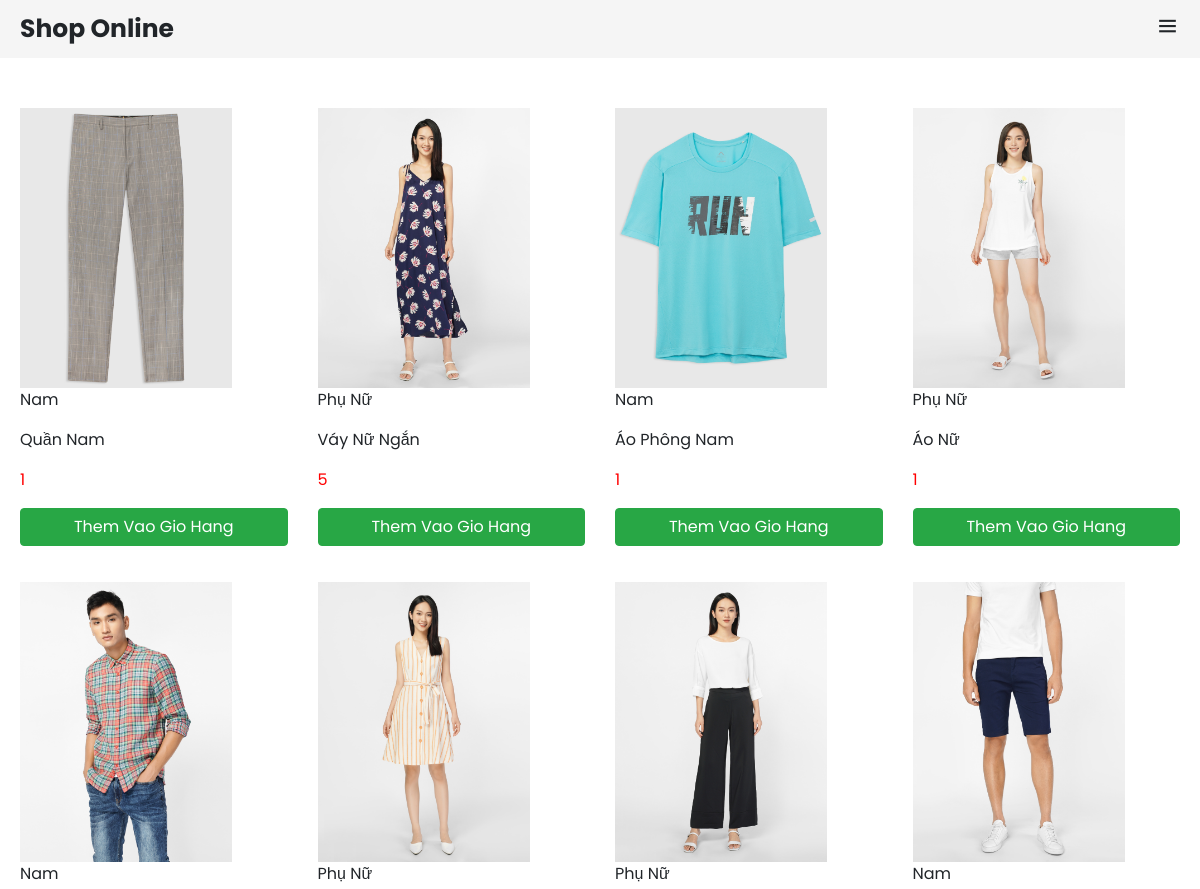
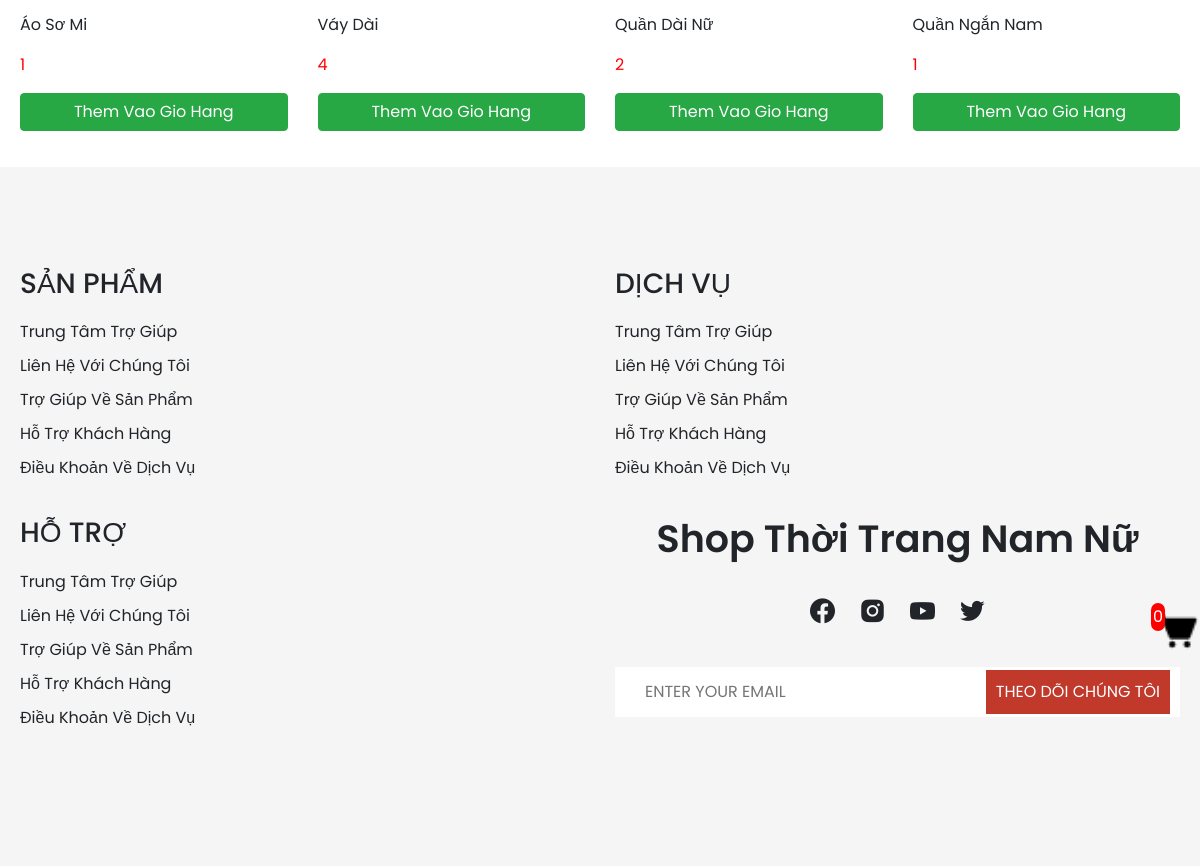
The app's page /category.php with its own data (2 pictures, top to bottom).
### tables this page shows
CREATE TABLE `product` (
  `id` int(11) NOT NULL,
  `category_id` int(11) DEFAULT NULL,
  `title` varchar(250) DEFAULT NULL,
  `price` int(11) DEFAULT NULL,
  `discount` int(11) DEFAULT NULL,
  `thumbnail` varchar(500) DEFAULT NULL,
  `description` longtext DEFAULT NULL,
  `created_at` datetime DEFAULT NULL,
  `updated_at` datetime DEFAULT NULL,
  `deleted` int(11) DEFAULT NULL
);

CREATE TABLE `category` (
  `id` int(11) NOT NULL,
  `name` varchar(100) DEFAULT NULL
);

### database/dbhelper.php (called while the page is built, shortened)
<?php
function executeResult($sql,$isSingle = false){
	$data = null;
	$conn = mysqli_connect(HOST,USERNAME,PASSWORD,DATABASE);
	mysqli_set_charset($conn,'utf8');
	$resultset = mysqli_query($conn,$sql);
	if($isSingle){
		$data = mysqli_fetch_array($resultset,1);
	}else{
		$data = [];
		while(($row = mysqli_fetch_array($resultset,1)) != null){
			$data[] = $row;
		}
	}
	return $data;
}

### category.php (the view)
<?php
require_once('layouts/header.php');
$category_id = getGet('id');
if($category_id == null || $category_id == ''){
   $sql = "select product.*, category.name as category_name from product left join category on product.category_id = category.id order by product.updated_at desc limit 0,8";
    $lastestItems = executeResult($sql);
}else{
 $sql = "select product.*, category.name as category_name from product left join category on product.category_id = category.id where product.category_id = $category_id order by product.updated_at desc limit 0,8";
    $lastestItems = executeResult($sql);
}
?>
<div class="container">
<div class="row" style="margin-top: 50px;">
	<?php
	foreach($lastestItems as $item){
		echo '
		<div class="col-md-3 col-6 product-item">
	     <a href="detail.php?id='.$item['id'].'"><img src="'.$item['thumbnail'].'" style="width:100%;height:280px"></a>
      	<p>'.$item['category_name'].'</p>
      	<p>'.$item['title'].'</p>
     	<p style="color: red">'.number_format($item['discount']).'</p>
      <p><button class="btn btn-success" onclick="addCart('.$item['id'].',1)" style="width:100%">Them Vao Gio Hang</button>
      </p>
        </div>';
	}
	?>
</div>
</div>
<?php
require_once('layouts/footer.php');
 ?>

### layouts/header.php (shortened to what this page needs)
<?php
    require_once('utils\utility.php');
    require_once('database\dbhelper.php');
    $sql = "select product.*, category.name as category_name from product left join category on product.category_id = category.id order by product.updated_at desc limit 0,8";
    $lastestItems = executeResult($sql);
  ?>
<!DOCTYPE html>
<html>
<head>
  <link rel="stylesheet" href="https://cdn.jsdelivr.net/npm/bootstrap@4.3.1/dist/css/bootstrap.min.css">
  <link rel="stylesheet" href="https://cdn.jsdelivr.net/npm/bootstrap-icons@1.6.1/font/bootstrap-icons.css">
    <link href='https://unpkg.com/boxicons@2.0.7/css/boxicons.min.css' rel='stylesheet'>
    <link rel="stylesheet" href="./assets/css/grid.css">
    <link rel="stylesheet" href="./assets/css/app.css">
</head>
<body>
    <header>
        <div class="mobile-menu bg-second">
            <a href="#" class="mb-logo">Shop Online</a>
            <span class="mb-menu-toggle" id="mb-menu-toggle">
                <i class='bx bx-menu'></i>
            </span>
        </div>
    </header>

### layouts/footer.php (shortened to what this page needs)
<footer class="bg-second">
        <div class="container">
            <div class="row">
                <div class="col-3 col-md-6">
                    <h3 class="footer-head">Sản Phẩm</h3>
                    <ul class="menu">
                        <li><a href="#">Trung tâm trợ giúp</a></li>
                        <li><a href="#">Liên hệ với chúng tôi</a></li>
                        <li><a href="#">Trợ giúp về sản phẩm</a></li>
                        <li><a href="#">Hỗ trợ khách hàng</a></li>
                        <li><a href="#">Điều khoản về dịch vụ</a></li>
                    </ul>
                </div>
                <div class="col-3 col-md-6">
                    <h3 class="footer-head">Dịch Vụ</h3>
                    <ul class="menu">
                        <li><a href="#">Trung tâm trợ giúp</a></li>
                        <li><a href="#">Liên hệ với chúng tôi</a></li>
                        <li><a href="#">Trợ giúp về sản phẩm</a></li>
                        <li><a href="#">Hỗ trợ khách hàng</a></li>
                        <li><a href="#">Điều khoản về dịch vụ</a></li>
                    </ul>
                </div>
                <div class="col-3 col-md-6">
                    <h3 class="footer-head">Hỗ Trợ</h3>
                    <ul class="menu">
                        <li><a href="#">Trung tâm trợ giúp</a></li>
                        <li><a href="#">Liên hệ với chúng tôi</a></li>
                        <li><a href="#">Trợ giúp về sản phẩm</a></li>
                        <li><a href="#">Hỗ trợ khách hàng</a></li>
                        <li><a href="#">Điều khoản về dịch vụ</a></li>
                    </ul>
                </div>
                <div class="col-3 col-md-6 col-sm-12">
                    <div class="contact">
                        <h3 class="contact-header">
                            Shop Thời Trang Nam Nữ
                        </h3>
                        <ul class="contact-socials">
                            <li><a href="#">
                                    <i class='bx bxl-facebook-circle'></i>
                                </a></li>
                            <li><a href="#">
                                    <i class='bx bxl-instagram-alt'></i>
                                </a></li>
                            <li><a href="#">
                                    <i class='bx bxl-youtube'></i>
                                </a></li>
                            <li><a href="#">
                                    <i class='bx bxl-twitter'></i>
                                </a></li>
                        </ul>
                    </div>
                    <div class="subscribe">
                        <input type="email" placeholder="ENTER YOUR EMAIL">
                        <button>Theo Dõi Chúng Tôi</button>
                    </div>
                </div>
            </div>
        </div>
    </footer>
<?php
$count = 0;
?>
<span class="cart_icon">
    <span class="cart_count"><?=$count?></span>
    <a href="cart.php" ><img/></a>
</span>
</body>
</html>

### assets/css/grid.css (style rules this page uses)
.row { display: flex; flex-wrap: wrap; margin: 0 -15px; }
[class*="col-"] { padding: 0 15px; margin-bottom: 20px; }
.col-3 { width: 25%; }
.col-6 { width: 50%; }
@media only screen and (max-width: 1280px) { .col-md-3 { width: 25%; } }
@media only screen and (max-width: 1280px) { .col-md-6 { width: 50%; } }

### assets/css/app.css (style rules this page uses)
:root { --main-bg-color: #fff; --second-bg-color: #f5f5f5; --third-bg-color: #e3e3e3; --grey: #4b4b4b; --black: #000; --red: #c0392b; --top-header-size: 30px; --mid-header-size: 80px; --bottom-header-size: 45px; --btn-bg: #000; --btn-border-color: #000; --btn-color: #fff; }
* { padding: 0; margin: 0; box-sizing: border-box; -webkit-tap-highlight-color: transparent; }
body { font-family: "Poppins", sans-serif; overflow-x: hidden; position: relative; background-color: var(--main-bg-color); overflow-x: hidden; }
button { cursor: pointer; }
a { display: inline-block; text-decoration: none; color: unset; }
li { list-style-type: none; }
img { max-width: 100%; }
.container { max-width: 1366px; margin: auto; padding: 0 20px; position: relative; }
.bg-second { background-color: var(--second-bg-color); }
.mobile-menu { align-items: center; justify-content: space-between; padding: 10px 20px; display: none; }
.mb-logo { font-size: 25px; font-weight: 700; }
footer { padding: 100px 0; }
.footer-head { margin-bottom: 20px; text-transform: uppercase; }
footer ul li { margin-bottom: 10px; }
.contact-header { text-align: center; font-weight: 600; margin-bottom: 30px; font-size: 38px; }
.contact-socials { display: flex; justify-content: center; }
.contact-socials a { font-size: 30px; margin: 0 10px; }
.menu li a { text-transform: capitalize; transition: transform 0.3s ease-in-out; }
.subscribe { position: relative; margin-top: 20px; }
.subscribe input { width: 100%; height: 50px; outline: 0; border: 0; padding: 0 30px; }
.subscribe button { position: absolute; top: 50%; right: 10px; transform: translateY(-50%); outline: 0; border: 0; background-color: var(--red); color: var(--btn-color); padding: 10px; text-transform: uppercase; }
.mb-menu-toggle { font-size: 25px; }
@media only screen and (max-width: 1280px) { .mobile-menu { display: flex; } }

### layouts/header.php (style rules this page uses)
.bg-second { background-color: #f5f5f5; }
.container { max-width: 1366px; margin: auto; padding: 0 20px; position: relative; }
footer { padding: 100px 0; }
.cart_icon { position: fixed; z-index: 999999; right: 0px; top: 85%; }
.cart_icon img { width: 50px; height: 50px; }
.cart_icon .cart_count { background-color: red; color: white; font-size: 16px; padding: 2px; border-radius: 8px; position: fixed; right: 35px; }

### records on screen
product: thumbnail (picture), category.name "Nam", title "Quần Nam", discount "1"
product: thumbnail (picture), category.name "Phụ Nữ", title "Váy Nữ Ngắn", discount "5"
product: thumbnail (picture), category.name "Nam", title "Áo Phông Nam", discount "1"
product: thumbnail (picture), category.name "Phụ Nữ", title "Áo Nữ", discount "1"
product: thumbnail (picture), category.name "Nam", title "Áo Sơ Mi", discount "1"
product: thumbnail (picture), category.name "Phụ Nữ", title "Váy Dài", discount "4"
product: thumbnail (picture), category.name "Phụ Nữ", title "Quần Dài Nữ", discount "2", $item['id'] 10 (drawn)
product: thumbnail (picture), category.name "Nam", title "Quần Ngắn Nam", discount "1"

### other values on screen
$count "0"
